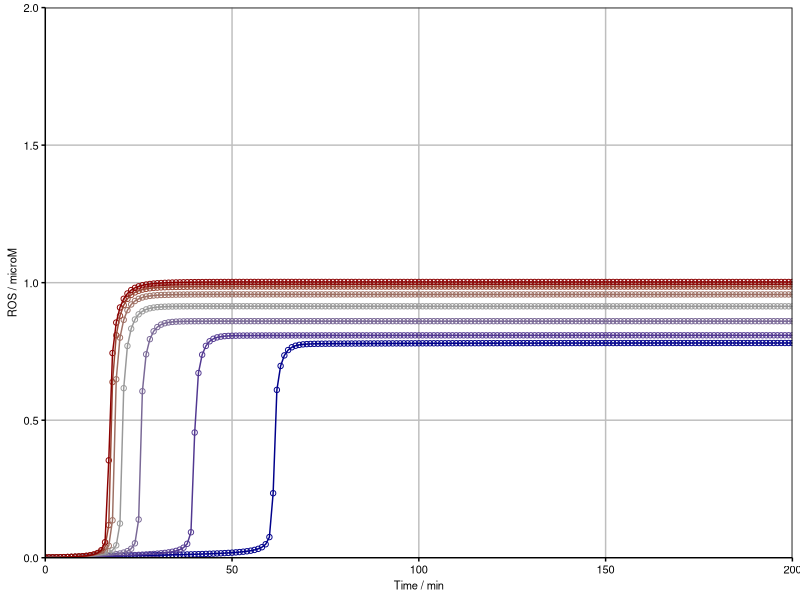
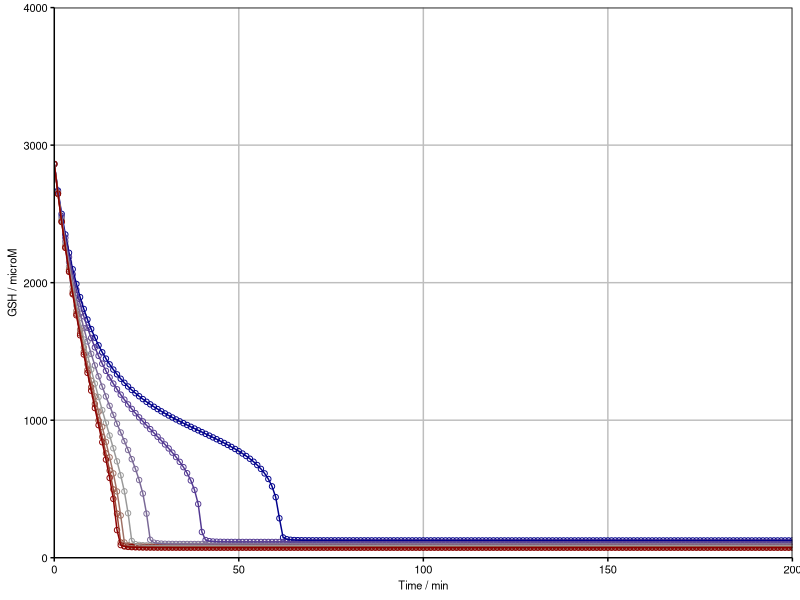
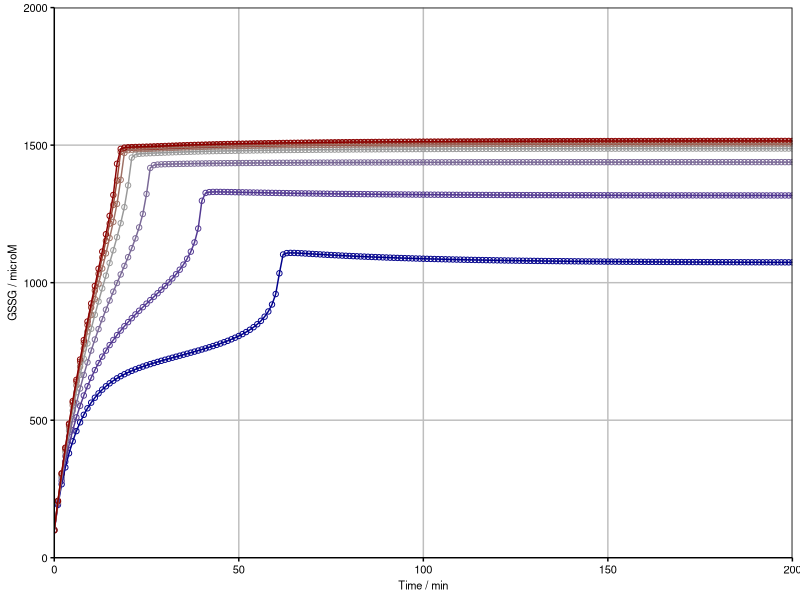
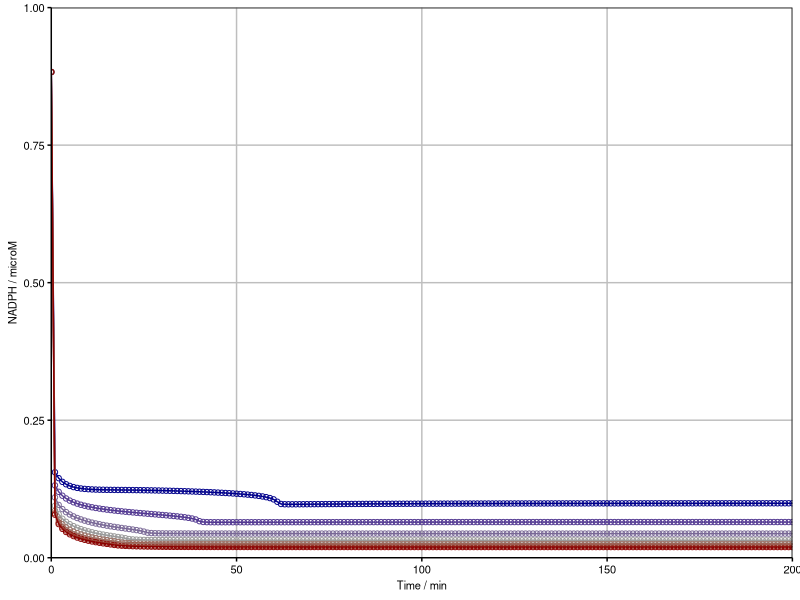
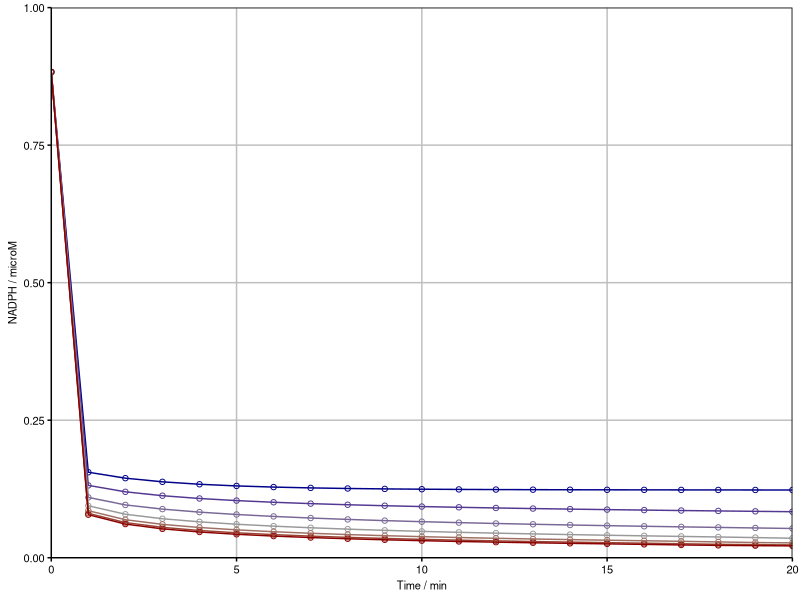
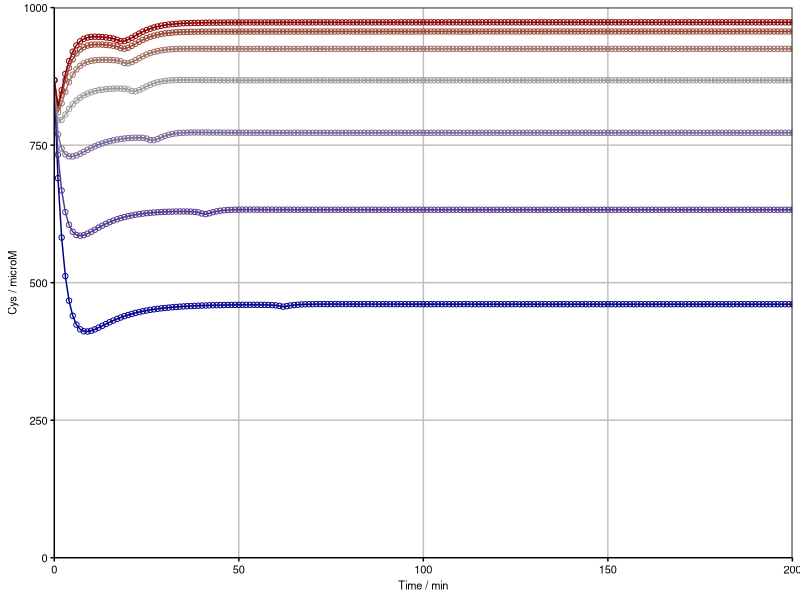
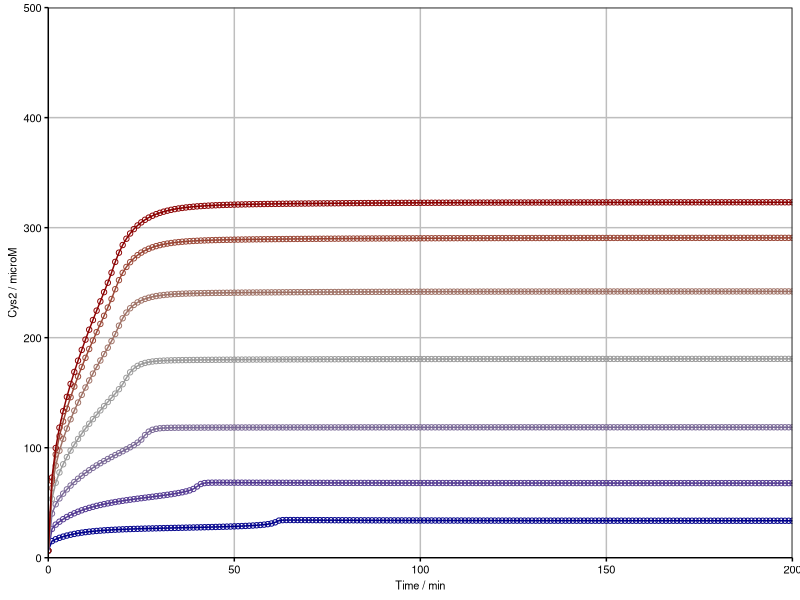
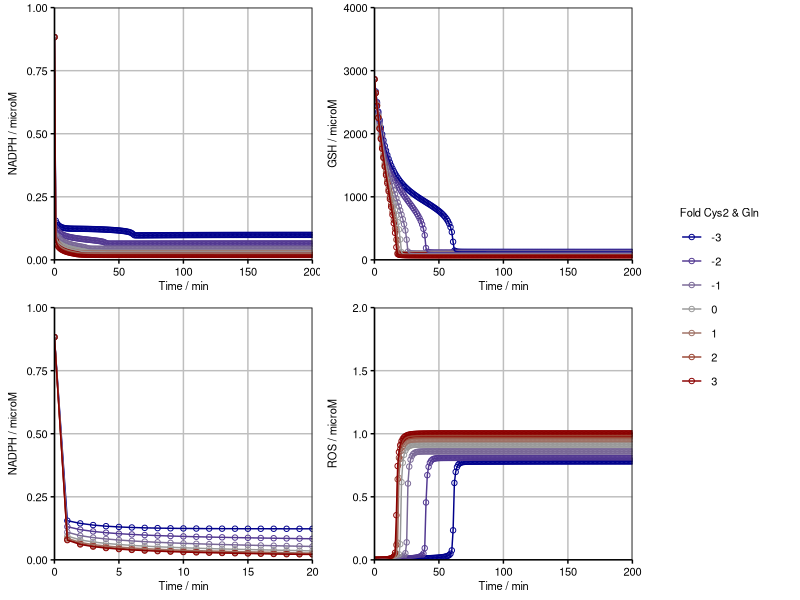

Recreate these plots in R, in order.
##### read data
#### set working directory
setwd("D:/Lab_SHC_files/ROS_model/008_afterChiaChouMod/004_fig4")

#### read data
sol <- read.table("ROS_v5_TimeEvolution_ndsolve_4-2_out.txt", header = TRUE, sep = "\t") 

#### convert from character type to numeric type
sol <- apply(sol, MARGIN = 2, FUN = as.numeric)
sol <- as.data.frame(sol)

##### libraries
library("ggplot2")
library("cowplot")
library("viridis")
library("ggrepel")

##### plot themes
gtheme <- theme(
	axis.line = element_line(color = "black"), 
	axis.ticks = element_line(color = "black"), 
	axis.text = element_text(color = "black", size = 8), 
	axis.title = element_text(color = "black", size = 8), 
	legend.key = element_rect(fill = "white"), 
	legend.text = element_text(color = "black", size = 8), 
	legend.title = element_text(color = "black", size = 8), 
	panel.grid.major = element_line(color = "grey"), 
	panel.grid.minor = element_line(color = NA), 
	panel.background = element_rect(fill = "white"), 
	panel.border = element_rect(fill = NA, color = "black"), 
	plot.title = element_text(color = "black", size = 8),
	strip.background = element_rect(colour = "black", fill = "white"),
	strip.text.x = element_text(color = "black", size = 8),
	strip.text.y = element_text(color = "black", size = 8))
	
##### plot data
#### ROS
p1a <- ggplot(data = sol, aes(x = t, y = ros.t., group = x, color = log2(x)))
p1b <- p1a + geom_point(shape = 1) + geom_path() + coord_cartesian(xlim = c(0, 200), ylim = c(0, 2))
p1c <- p1b + scale_x_continuous(expand = c(0, 0), name = "Time / min") + scale_y_continuous(expand = c(0, 0), name = "ROS / microM") + scale_color_gradient2(name = "Fold Cys2 & Gln", guide = "legend", high = "darkred", low = "darkblue", mid = "grey60", breaks = seq(-3, 3, 1))
p1d <- p1c + gtheme
p1e <- p1d + theme(legend.position = "none")
p1e

leg <- get_legend(p1d)

#### GSH
p2a <- ggplot(data = sol, aes(x = t, y = gsh.t., group = x, color = log2(x)))
p2b <- p2a + geom_point(shape = 1) + geom_path() + coord_cartesian(xlim = c(0, 200), ylim = c(0, 4000))
p2c <- p2b + scale_x_continuous(expand = c(0, 0), name = "Time / min") + scale_y_continuous(expand = c(0, 0), name = "GSH / microM") + scale_color_gradient2(name = "Fold Cys2 & Gln", guide = "legend", high = "darkred", low = "darkblue", mid = "grey60", breaks = seq(-3, 3, 1))
p2d <- p2c + gtheme
p2e <- p2d + theme(legend.position = "none")
p2e

#### GSSG
p3a <- ggplot(data = sol, aes(x = t, y = gssg.t., group = x, color = log2(x)))
p3b <- p3a + geom_point(shape = 1) + geom_path() + coord_cartesian(xlim = c(0, 200), ylim = c(0, 2000))
p3c <- p3b + scale_x_continuous(expand = c(0, 0), name = "Time / min") + scale_y_continuous(expand = c(0, 0), name = "GSSG / microM") + scale_color_gradient2(name = "Fold Cys2 & Gln", guide = "legend", high = "darkred", low = "darkblue", mid = "grey60", breaks = seq(-3, 3, 1))
p3d <- p3c + gtheme
p3e <- p3d + theme(legend.position = "none")
p3e

#### NADPH
p4a <- ggplot(data = sol, aes(x = t, y = nadph.t., group = x, color = log2(x)))
p4b <- p4a + geom_point(shape = 1) + geom_path() + coord_cartesian(xlim = c(0, 200), ylim = c(0, 1))
p4c <- p4b + scale_x_continuous(expand = c(0, 0), name = "Time / min") + scale_y_continuous(expand = c(0, 0), name = "NADPH / microM") + scale_color_gradient2(name = "Fold Cys2 & Gln", guide = "legend", high = "darkred", low = "darkblue", mid = "grey60", breaks = seq(-3, 3, 1))
p4d <- p4c + gtheme
p4e <- p4d + theme(legend.position = "none")
p4e

p4a <- ggplot(data = sol, aes(x = t, y = nadph.t., group = x, color = log2(x)))
p4b2 <- p4a + geom_point(shape = 1) + geom_path() + coord_cartesian(xlim = c(0, 20), ylim = c(0, 1))
p4c2 <- p4b2 + scale_x_continuous(expand = c(0, 0), name = "Time / min") + scale_y_continuous(expand = c(0, 0), name = "NADPH / microM") + scale_color_gradient2(name = "Fold Cys2 & Gln", guide = "legend", high = "darkred", low = "darkblue", mid = "grey60", breaks = seq(-3, 3, 1))
p4d2 <- p4c2 + gtheme
p4e2 <- p4d2 + theme(legend.position = "none")
p4e2

#### Cys
p5a <- ggplot(data = sol, aes(x = t, y = cys.t., group = x, color = log2(x)))
p5b <- p5a + geom_point(shape = 1) + geom_path() + coord_cartesian(xlim = c(0, 200), ylim = c(0, 1000))
p5c <- p5b + scale_x_continuous(expand = c(0, 0), name = "Time / min") + scale_y_continuous(expand = c(0, 0), name = "Cys / microM") + scale_color_gradient2(name = "Fold Cys2 & Gln", guide = "legend", high = "darkred", low = "darkblue", mid = "grey60", breaks = seq(-3, 3, 1))
p5d <- p5c + gtheme
p5e <- p5d + theme(legend.position = "none")
p5e

#### Cys2
p6a <- ggplot(data = sol, aes(x = t, y = cys2.t., group = x, color = log2(x)))
p6b <- p6a + geom_point(shape = 1) + geom_path() + coord_cartesian(xlim = c(0, 200), ylim = c(0, 500))
p6c <- p6b + scale_x_continuous(expand = c(0, 0), name = "Time / min") + scale_y_continuous(expand = c(0, 0), name = "Cys2 / microM") + scale_color_gradient2(name = "Fold Cys2 & Gln", guide = "legend", high = "darkred", low = "darkblue", mid = "grey60", breaks = seq(-3, 3, 1))
p6d <- p6c + gtheme
p6e <- p6d + theme(legend.position = "none")
p6e

##### assemble subplots
ap1a <- plot_grid(p4e, p2e, p4e2, p1e, nrow = 2, align = "hv")#, axis = "tblr")
ap1b <- plot_grid(ap1a, leg, rel_widths = c(8, 2))
ap1b
ggsave2("ROS_v5_TimeEvolution_ndsolve_4-2_plot_1.pdf", width = 5, height = 2.4, units = "in", dpi = 600)

ap1c <- plot_grid(p2e, p3e, p5e, p6e, nrow = 2, align = "hv", axis = "tblr")
ap1d <- plot_grid(ap1c, leg, rel_widths = c(8, 2))
ap1d
ggsave2("ROS_v5_TimeEvolution_ndsolve_4-2_plot_2.pdf", width = 5, height = 2.4, units = "in", dpi = 600)

##### initial rates and redox catastrophe time 
#### maximal d ros / d t
soly <- NA

for(i in 1:length(unique(sol$x))){

	tmp <- sol[which(sol$x == unique(sol$x)[i]), ]
	soly <- rbind(soly, tmp[which.max(tmp$ros..t.), c("t", "ros..t.", "x")])
	rm(tmp)

}

soly <- soly[-1, ]
colnames(soly) <- c("tmax", "ros..t.max", "xmax")

#### d ros / d t and catastrophe time
### initial d ros / d t
sol01 <- sol[which(sol$t == 0), c("t", "ros..t.", "x")] ### very negative ros'[t] due to loss of glc contribution to ros production
sol11 <- sol[which(sol$t == 1), c("t", "ros..t.", "x")] ### the "initial" rate "after glc deprivation" 
solx1 <- cbind(sol01, sol11)
colnames(solx1) <- c("t0", "ros..t.0", "x0", "t1", "ros..t.1", "x1")

solz1 <- cbind(solx1, soly)

### plot
p7a <- ggplot(data = solz1, aes(x = ros..t.1, y = tmax, color = log2(xmax)))
p7b <- p7a + geom_point() + coord_cartesian(ylim = c(0, 100))
p7c <- p7b + scale_x_continuous(name = "Init. dROS / dt / (microM / min)") + scale_y_continuous(expand = c(0, 0), name = "Tmax / min") + scale_color_gradient2(name = "Fold Cys2 & Gln", guide = "legend", high = "darkred", low = "darkblue", mid = "grey60", breaks = seq(-3, 3, 1))
p7d <- p7c + gtheme
p7e <- p7d + theme(legend.position = "none")
p7e

#### d gsh / d t and catastrophe time
### initial d gsh / d t
sol02 <- sol[which(sol$t == 0), c("t", "gsh..t.", "x")] ### very negative gsh'[t] due to loss of glc contribution to gsh production
sol12 <- sol[which(sol$t == 1), c("t", "gsh..t.", "x")] ### the "initial" rate "after glc deprivation" 
solx2 <- cbind(sol02, sol12)
colnames(solx2) <- c("t0", "gsh..t.0", "x0", "t1", "gsh..t.1", "x1")

solz2 <- cbind(solx2, soly)

### plot
p8a <- ggplot(data = solz2, aes(x = gsh..t.1, y = tmax, color = log2(xmax)))
p8b <- p8a + geom_point() + coord_cartesian(ylim = c(0, 100))
p8c <- p8b + scale_x_continuous(name = "Init. dGSH / dt / (microM / min)") + scale_y_continuous(expand = c(0, 0), name = "Tmax / min") + scale_color_gradient2(name = "Fold Cys2 & Gln", guide = "legend", high = "darkred", low = "darkblue", mid = "grey60", breaks = seq(-3, 3, 1))
p8d <- p8c + gtheme
p8e <- p8d + theme(legend.position = "none")
p8e

#### d cys2 / d t and catastrophe time
### initial d cys2 / d t
sol03 <- sol[which(sol$t == 0), c("t", "cys2..t.", "x")] ### very negative cys2'[t] due to loss of glc contribution to cys2 production
sol13 <- sol[which(sol$t == 1), c("t", "cys2..t.", "x")] ### the "initial" rate "after glc deprivation" 
solx3 <- cbind(sol03, sol13)
colnames(solx3) <- c("t0", "cys2..t.0", "x0", "t1", "cys2..t.1", "x1")

solz3 <- cbind(solx3, soly)

### plot
p9a <- ggplot(data = solz3, aes(x = cys2..t.1, y = tmax, color = log2(xmax)))
p9b <- p9a + geom_point() + coord_cartesian(ylim = c(0, 100))
p9c <- p9b + scale_x_continuous(name = "Init. dCys2 / dt / (microM / min)") + scale_y_continuous(expand = c(0, 0), name = "Tmax / min") + scale_color_gradient2(name = "Fold Cys2 & Gln", guide = "legend", high = "darkred", low = "darkblue", mid = "grey60", breaks = seq(-3, 3, 1))
p9d <- p9c + gtheme
p9e <- p9d + theme(legend.position = "none")
p9e

#### d nadph / d t and catastrophe time
### initial d nadph / d t
sol04 <- sol[which(sol$t == 0), c("t", "nadph..t.", "x")] ### very negative nadph'[t] due to loss of glc contribution to nadph production
sol14 <- sol[which(sol$t == 1), c("t", "nadph..t.", "x")] ### the "initial" rate "after glc deprivation" 
solx4 <- cbind(sol04, sol14)
colnames(solx4) <- c("t0", "nadph..t.0", "x0", "t1", "nadph..t.1", "x1")

solz4 <- cbind(solx4, soly)

### plot
p10a <- ggplot(data = solz4, aes(x = nadph..t.1, y = tmax, color = log2(xmax)))
p10b <- p10a + geom_point() + coord_cartesian(ylim = c(0, 100))
p10c <- p10b + scale_x_continuous(name = "Init. dNADPH / dt / (microM / min)") + scale_y_continuous(expand = c(0, 0), name = "Tmax / min") + scale_color_gradient2(name = "Fold Cys2 & Gln", guide = "legend", high = "darkred", low = "darkblue", mid = "grey60", breaks = seq(-3, 3, 1))
p10d <- p10c + gtheme
p10e <- p10d + theme(legend.position = "none")
p10e

##### assemble subplots
ap1e <- plot_grid(p7e, p8e, p9e, p10e, ncol = 1, align = "hv", axis = "tblr")
ap1e
ggsave2("ROS_v5_TimeEvolution_ndsolve_4-2_plot_3.pdf", width = 2, height = 4.8, units = "in", dpi = 600)
